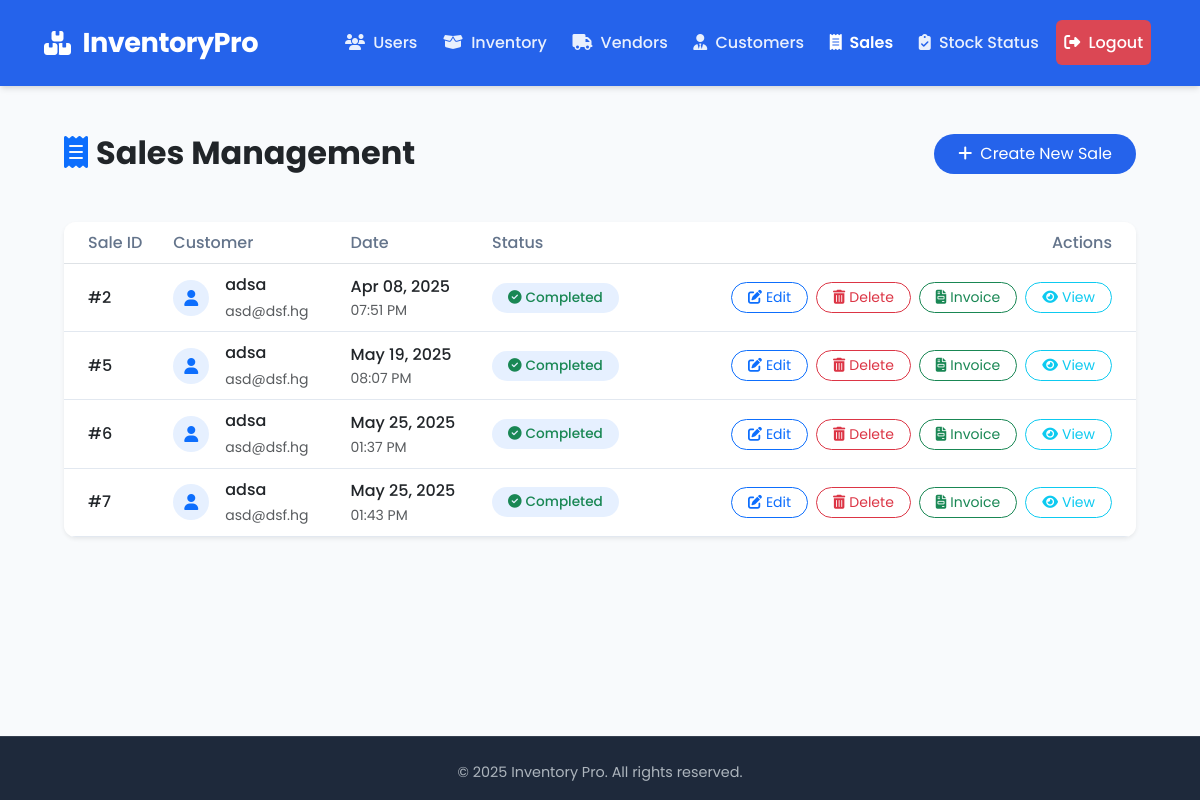
/sales/sale_list (signed in), run on the app's committed database.
### app/sales/models.py (models this page shows, shortened)
class Sale(db.Model):
    __tablename__ = 'sales'
    id = db.Column(db.Integer, primary_key=True)
    customer_id = db.Column(db.Integer, db.ForeignKey('customers.id'), nullable=False)
    date = db.Column(db.DateTime, default=datetime.utcnow)
    total_value = db.Column(db.Numeric(10, 2), nullable=False)  # Store total sale value
    customer = db.relationship('Customer', back_populates='sales')
    sale_products = db.relationship('SaleProduct', back_populates='sale', cascade='all, delete-orphan')

### app/customer/models.py (models this page shows, shortened)
class Customer(db.Model):
    __tablename__ = 'customers'
    id = db.Column(db.Integer, primary_key=True)
    name = db.Column(db.String(100), nullable=False)
    contact_info = db.Column(db.Text, nullable=False)
    address = db.Column(db.String(200), nullable=True)
    phone_number = db.Column(db.String(15), nullable=True)
    email = db.Column(db.String(100), nullable=True)
    sales = db.relationship('Sale', back_populates='customer')

### app/sales/views.py (the view)
@sales_bp.route('/sale_list')
@login_required
def sale_list():
    sales = Sale.query.all()  # Get all sales
    return render_template('sales/sale_list.html', sales=sales)

### app/templates/sales/sale_list.html (shortened to what this page needs)
{% extends 'after_login.html' %}
{% block content %}
<div class="container py-5">
    <div class="d-flex justify-content-between align-items-center mb-5">
        <h2 class="fw-bold text-dark mb-0">
            <i class="fas fa-receipt me-2 text-primary"></i>Sales Management
        </h2>
        <a href="{{ url_for('sales.sale_create') }}" class="btn btn-primary rounded-pill px-4">
            <i class="fas fa-plus me-2"></i>Create New Sale
        </a>
    </div>
    <div class="card border-0 shadow-sm rounded-3 overflow-hidden">
        <div class="card-body p-0">
            <div class="table-responsive">
                <table class="table table-hover align-middle mb-0">
                    <thead class="bg-light">
                        <tr>
                            <th class="ps-4 fw-medium text-secondary">Sale ID</th>
                            <th class="fw-medium text-secondary">Customer</th>
                            <th class="fw-medium text-secondary">Date</th>
                            <th class="fw-medium text-secondary">Status</th>
                            <th class="text-end pe-4 fw-medium text-secondary">Actions</th>
                        </tr>
                    </thead>
                    <tbody>
                        {% for sale in sales %}
                        <tr>
                            <td class="ps-4 fw-medium">#{{ sale.id }}</td>
                            <td>
                                <div class="d-flex align-items-center">
                                    <div class="avatar avatar-sm bg-primary bg-opacity-10 text-primary rounded-circle me-3">
                                        <i class="fas fa-user"></i>
                                    </div>
                                    <div>
                                        <div class="fw-medium">{{ sale.customer.name }}</div>
                                        <small class="text-muted">{{ sale.customer.email }}</small>
                                    </div>
                                </div>
                            </td>
                            <td>
                                <div class="d-flex flex-column">
                                    <span class="fw-medium">{{ sale.date.strftime('%b %d, %Y') }}</span>
                                    <small class="text-muted">{{ sale.date.strftime('%I:%M %p') }}</small>
                                </div>
                            </td>
                            <td>
                                <span class="badge bg-success bg-opacity-10 text-success rounded-pill px-3 py-2">
                                    <i class="fas fa-check-circle me-1"></i>Completed
                                </span>
                            </td>
                            <td class="text-end pe-4">
                                <div class="d-flex justify-content-end gap-2">
                                    <a href="{{ url_for('sales.sale_update', pk=sale.id) }}"
                                       class="btn btn-sm btn-outline-primary rounded-pill px-3">
                                        <i class="fas fa-edit me-1"></i>Edit
                                    </a>
                                    <a href="{{ url_for('sales.sale_delete', pk=sale.id) }}"
                                       class="btn btn-sm btn-outline-danger rounded-pill px-3">
                                        <i class="fas fa-trash-alt me-1"></i>Delete
                                    </a>
                                    <a href="{{ url_for('sales.generate_invoice', sale_id=sale.id) }}"
                                    class="btn btn-sm btn-outline-success rounded-pill px-3">
                                     <i class="fas fa-file-invoice me-1"></i>Invoice
                                    </a>
                                    <a href="{{ url_for('sales.sale_view', sale_id=sale.id) }}"
                                    class="btn btn-sm btn-outline-info rounded-pill px-3">
                                     <i class="fas fa-eye me-1"></i>View
                                 </a>
                                </div>
                            </td>
                        </tr>
                        {% endfor %}
                    </tbody>
                </table>
            </div>
        </div>
    </div>
</div>
{% endblock %}

### app/templates/after_login.html (style rules this page uses)
:root { --primary: #2563eb; --primary-dark: #1e40af; --secondary: #10b981; --light: #f8fafc; --dark: #1e293b; --gray: #64748b; --card-bg: #ffffff; --shadow: 0 4px 6px -1px rgba(0, 0, 0, 0.1), 0 2px 4px -1px rgba(0, 0, 0, 0.06); --transition: all 0.3s cubic-bezier(0.4, 0, 0.2, 1); }
body { font-family: 'Poppins', sans-serif; background-color: var(--light); color: var(--dark); min-height: 100vh; display: flex; flex-direction: column; line-height: 1.6; }
.container { max-width: 1200px; padding: 0 2rem; }
.card { border: none; border-radius: 10px; box-shadow: var(--shadow); transition: var(--transition); background-color: var(--card-bg); }
.btn-primary { background-color: var(--primary); border: none; padding: 0.5rem 1.25rem; border-radius: 6px; transition: var(--transition); }
table { border-collapse: separate; border-spacing: 0; width: 100%; }
th { background-color: var(--primary); color: white; font-weight: 500; padding: 0.75rem 1rem; }
td { padding: 0.75rem 1rem; border-bottom: 1px solid #e2e8f0; }

### app/templates/sales/sale_list.html (style rules this page uses)
.card { transition: transform 0.3s ease, box-shadow 0.3s ease; border-radius: 12px !important; }
.rounded-3 { border-radius: 12px !important; }
.rounded-pill { border-radius: 50rem !important; }
.avatar { width: 36px; height: 36px; display: flex; align-items: center; justify-content: center; }
.text-secondary { color: #64748b !important; }
.badge { font-weight: 500; font-size: 0.85rem; }
.bg-opacity-10 { background-color: rgba(var(--bs-primary-rgb), 0.1) !important; }

### data on the page
Sale: id "2", customer.name "adsa", customer.email "asd@dsf.hg", date "Apr 08, 2025", date "07:51 PM"
Sale: id "5", customer.name "adsa", customer.email "asd@dsf.hg", date "May 19, 2025", date "08:07 PM"
Sale: id "6", customer.name "adsa", customer.email "asd@dsf.hg", date "May 25, 2025", date "01:37 PM"
Sale: id "7", customer.name "adsa", customer.email "asd@dsf.hg", date "May 25, 2025", date "01:43 PM"
